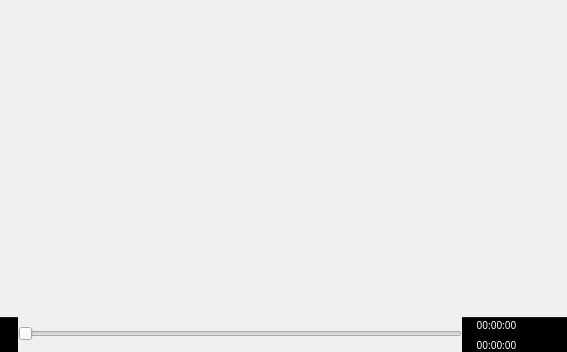
<?xml version="1.0" encoding="UTF-8"?>
<ui version="4.0">
 <class>wgt_QVideoPlayer</class>
 <widget class="QWidget" name="wgt_QVideoPlayer">
  <property name="geometry">
   <rect>
    <x>0</x>
    <y>0</y>
    <width>567</width>
    <height>352</height>
   </rect>
  </property>
  <property name="font">
   <font>
    <family>Sans Serif</family>
    <pointsize>8</pointsize>
   </font>
  </property>
  <property name="windowTitle">
   <string notr="true"/>
  </property>
  <layout class="QVBoxLayout" name="verticalLayout_3">
   <property name="spacing">
    <number>0</number>
   </property>
   <property name="leftMargin">
    <number>0</number>
   </property>
   <property name="topMargin">
    <number>0</number>
   </property>
   <property name="rightMargin">
    <number>0</number>
   </property>
   <property name="bottomMargin">
    <number>0</number>
   </property>
   <item>
    <widget class="QMovieLabel" name="MovieFrame">
     <property name="sizePolicy">
      <sizepolicy hsizetype="Expanding" vsizetype="Expanding">
       <horstretch>0</horstretch>
       <verstretch>0</verstretch>
      </sizepolicy>
     </property>
     <property name="text">
      <string notr="true"/>
     </property>
     <property name="scaledContents">
      <bool>false</bool>
     </property>
    </widget>
   </item>
   <item>
    <layout class="QHBoxLayout" name="SliderLayout">
     <property name="spacing">
      <number>0</number>
     </property>
     <property name="leftMargin">
      <number>0</number>
     </property>
     <property name="topMargin">
      <number>0</number>
     </property>
     <property name="rightMargin">
      <number>0</number>
     </property>
     <property name="bottomMargin">
      <number>0</number>
     </property>
     <item>
      <widget class="QToolButton" name="VideoPlayerPlayPauseBT">
       <property name="sizePolicy">
        <sizepolicy hsizetype="Preferred" vsizetype="Preferred">
         <horstretch>0</horstretch>
         <verstretch>0</verstretch>
        </sizepolicy>
       </property>
       <property name="toolTip">
        <string extracomment="Tooltip in dialog box">Click to start play, click again to pause the movie</string>
       </property>
       <property name="styleSheet">
        <string notr="true">QToolButton { /* all types of tool button */
 	 background: black;
     border-top: 1px solid #202020;
     border-bottom: 0px;
     border-left: 0px;
     border-right: 0px;
     border-radius: 0px;
     background-color: black;
 }

 QToolButton[popupMode=&quot;1&quot;] { /* only for MenuButtonPopup */
     padding-right: 10px; /* make way for the popup button */
 }

 QToolButton:pressed {
     background-color: black;
 }</string>
       </property>
       <property name="text">
        <string notr="true">...</string>
       </property>
       <property name="icon">
        <iconset resource="../RSCffDiaporama.qrc">
         <normaloff>:/img/player_play.png</normaloff>:/img/player_play.png</iconset>
       </property>
       <property name="iconSize">
        <size>
         <width>24</width>
         <height>24</height>
        </size>
       </property>
      </widget>
     </item>
     <item>
      <widget class="QCustomRuler" name="CustomRuler">
       <property name="sizePolicy">
        <sizepolicy hsizetype="Expanding" vsizetype="Fixed">
         <horstretch>0</horstretch>
         <verstretch>0</verstretch>
        </sizepolicy>
       </property>
       <property name="minimumSize">
        <size>
         <width>0</width>
         <height>32</height>
        </size>
       </property>
       <property name="maximumSize">
        <size>
         <width>16777215</width>
         <height>32</height>
        </size>
       </property>
       <property name="toolTip">
        <string>The progress bar allows you to set the video display to a specific position.
Remark : The length of the ruler is increased in proportion to the duration of the video.
The blue part represents the part of the video which is selected (which will be used in the assembly).</string>
       </property>
       <property name="maximum">
        <number>99</number>
       </property>
       <property name="orientation">
        <enum>Qt::Horizontal</enum>
       </property>
      </widget>
     </item>
     <item>
      <layout class="QVBoxLayout" name="verticalLayout_2">
       <property name="spacing">
        <number>0</number>
       </property>
       <property name="leftMargin">
        <number>0</number>
       </property>
       <property name="topMargin">
        <number>0</number>
       </property>
       <property name="rightMargin">
        <number>0</number>
       </property>
       <property name="bottomMargin">
        <number>0</number>
       </property>
       <item>
        <widget class="QLabel" name="Position">
         <property name="sizePolicy">
          <sizepolicy hsizetype="Preferred" vsizetype="Preferred">
           <horstretch>0</horstretch>
           <verstretch>0</verstretch>
          </sizepolicy>
         </property>
         <property name="font">
          <font>
           <pointsize>-1</pointsize>
          </font>
         </property>
         <property name="styleSheet">
          <string notr="true">background: black;
subcontrol-origin: padding;
subcontrol-position: top right;
padding: 0px;
spacing: 2px;
border-top: 1px solid #202020;
border-bottom: 0px;
border-left: 0px;
border-right: 0px;
color: white;
font-size: 10px;
</string>
         </property>
         <property name="frameShape">
          <enum>QFrame::NoFrame</enum>
         </property>
         <property name="frameShadow">
          <enum>QFrame::Sunken</enum>
         </property>
         <property name="lineWidth">
          <number>0</number>
         </property>
         <property name="text">
          <string notr="true">00:00:00</string>
         </property>
         <property name="alignment">
          <set>Qt::AlignCenter</set>
         </property>
        </widget>
       </item>
       <item>
        <widget class="QProgressBar" name="BufferState">
         <property name="sizePolicy">
          <sizepolicy hsizetype="Preferred" vsizetype="Fixed">
           <horstretch>0</horstretch>
           <verstretch>0</verstretch>
          </sizepolicy>
         </property>
         <property name="minimumSize">
          <size>
           <width>0</width>
           <height>6</height>
          </size>
         </property>
         <property name="maximumSize">
          <size>
           <width>16777215</width>
           <height>6</height>
          </size>
         </property>
         <property name="font">
          <font>
           <family>Sans Serif</family>
           <pointsize>1</pointsize>
           <weight>75</weight>
           <bold>true</bold>
          </font>
         </property>
         <property name="styleSheet">
          <string notr="true">QProgressBar:horizontal {
border: 0px;
border-radius: 0px;
background: black;
padding-top: 1px;
padding-bottom: 2px;
padding-left: 1px;
padding-right: 1px;
}
QProgressBar::chunk:horizontal {
background: red;
}</string>
         </property>
         <property name="maximum">
          <number>5</number>
         </property>
         <property name="value">
          <number>0</number>
         </property>
         <property name="textVisible">
          <bool>false</bool>
         </property>
         <property name="format">
          <string notr="true"/>
         </property>
        </widget>
       </item>
       <item>
        <widget class="QLabel" name="Duration">
         <property name="sizePolicy">
          <sizepolicy hsizetype="Preferred" vsizetype="Preferred">
           <horstretch>0</horstretch>
           <verstretch>0</verstretch>
          </sizepolicy>
         </property>
         <property name="font">
          <font>
           <pointsize>-1</pointsize>
          </font>
         </property>
         <property name="styleSheet">
          <string notr="true">background: black;
subcontrol-origin: padding;
subcontrol-position: top right;
padding: 0px;
spacing: 2px;
border-top: 0px;
border-bottom: 0px;
border-left: 0px;
border-right: 0px;
color: white;
font-size: 10px;
</string>
         </property>
         <property name="frameShadow">
          <enum>QFrame::Sunken</enum>
         </property>
         <property name="lineWidth">
          <number>0</number>
         </property>
         <property name="text">
          <string notr="true">00:00:00</string>
         </property>
         <property name="alignment">
          <set>Qt::AlignCenter</set>
         </property>
        </widget>
       </item>
      </layout>
     </item>
     <item>
      <widget class="QToolButton" name="VideoPlayerVolumeBT">
       <property name="sizePolicy">
        <sizepolicy hsizetype="Preferred" vsizetype="Preferred">
         <horstretch>0</horstretch>
         <verstretch>0</verstretch>
        </sizepolicy>
       </property>
       <property name="toolTip">
        <string extracomment="Tooltip in dialog box">Change the sound volume</string>
       </property>
       <property name="styleSheet">
        <string notr="true">QToolButton { /* all types of tool button */
 	 background: black;
     border-top: 1px solid #202020;
     border-bottom: 0px;
     border-left: 0px;
     border-right: 0px;
     border-radius: 0px;
     background-color: black;
 }

 QToolButton[popupMode=&quot;1&quot;] { /* only for MenuButtonPopup */
     padding-right: 10px; /* make way for the popup button */
 }

 QToolButton:pressed {
     background-color: black;
 }</string>
       </property>
       <property name="text">
        <string notr="true">...</string>
       </property>
       <property name="icon">
        <iconset resource="../RSCffDiaporama.qrc">
         <normaloff>:/img/Camera.png</normaloff>:/img/Camera.png</iconset>
       </property>
       <property name="iconSize">
        <size>
         <width>24</width>
         <height>24</height>
        </size>
       </property>
      </widget>
     </item>
     <item>
      <widget class="QToolButton" name="VideoPlayerSaveImageBT">
       <property name="sizePolicy">
        <sizepolicy hsizetype="Preferred" vsizetype="Preferred">
         <horstretch>0</horstretch>
         <verstretch>0</verstretch>
        </sizepolicy>
       </property>
       <property name="toolTip">
        <string extracomment="Tooltip in dialog box">Save this image of the movie</string>
       </property>
       <property name="styleSheet">
        <string notr="true">QToolButton { /* all types of tool button */
 	 background: black;
     border-top: 1px solid #202020;
     border-bottom: 0px;
     border-left: 0px;
     border-right: 0px;
     border-radius: 0px;
     background-color: black;
 }

 QToolButton[popupMode=&quot;1&quot;] { /* only for MenuButtonPopup */
     padding-right: 10px; /* make way for the popup button */
 }

 QToolButton:pressed {
     background-color: black;
 }</string>
       </property>
       <property name="text">
        <string notr="true">...</string>
       </property>
       <property name="icon">
        <iconset resource="../RSCffDiaporama.qrc">
         <normaloff>:/img/Camera.png</normaloff>:/img/Camera.png</iconset>
       </property>
       <property name="iconSize">
        <size>
         <width>24</width>
         <height>24</height>
        </size>
       </property>
      </widget>
     </item>
    </layout>
   </item>
  </layout>
 </widget>
 <customwidgets>
  <customwidget>
   <class>QCustomRuler</class>
   <extends>QSlider</extends>
   <header>CustomCtrl/QCustomRuler.h</header>
  </customwidget>
  <customwidget>
   <class>QMovieLabel</class>
   <extends>QLabel</extends>
   <header>CustomCtrl/QMovieLabel.h</header>
  </customwidget>
 </customwidgets>
 <resources>
  <include location="../RSCffDiaporama.qrc"/>
 </resources>
 <connections/>
</ui>
